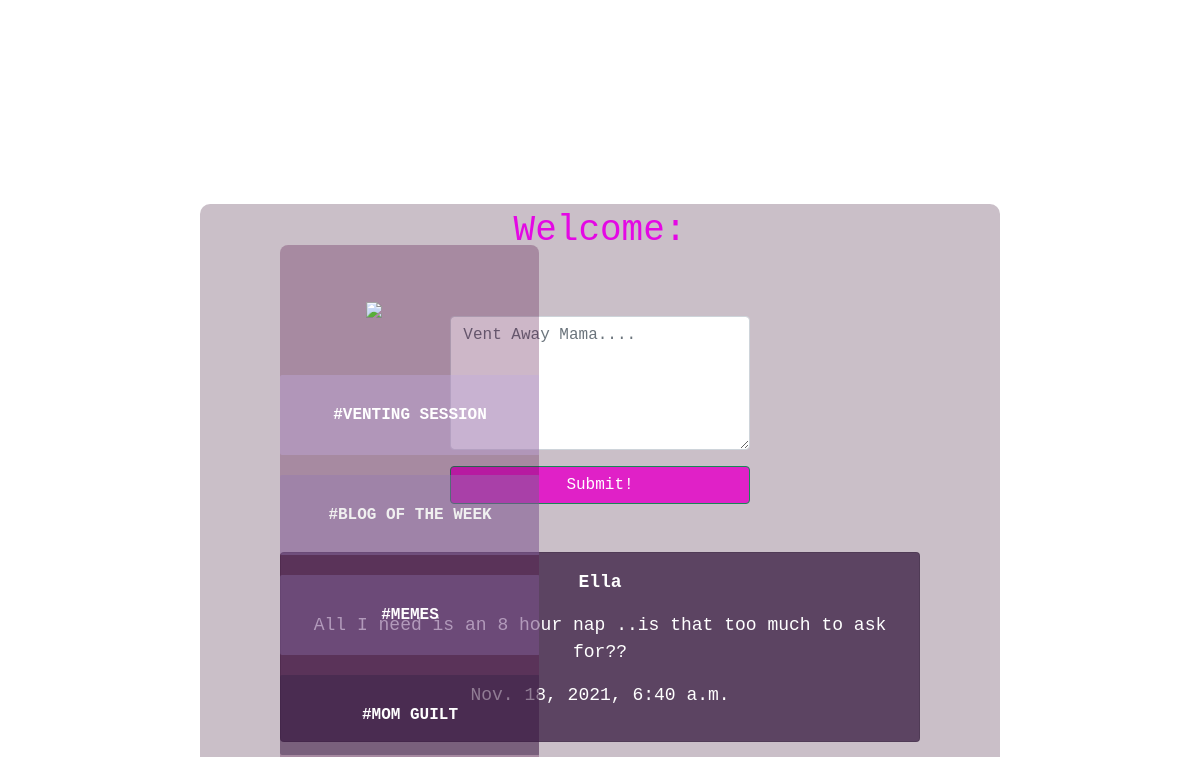
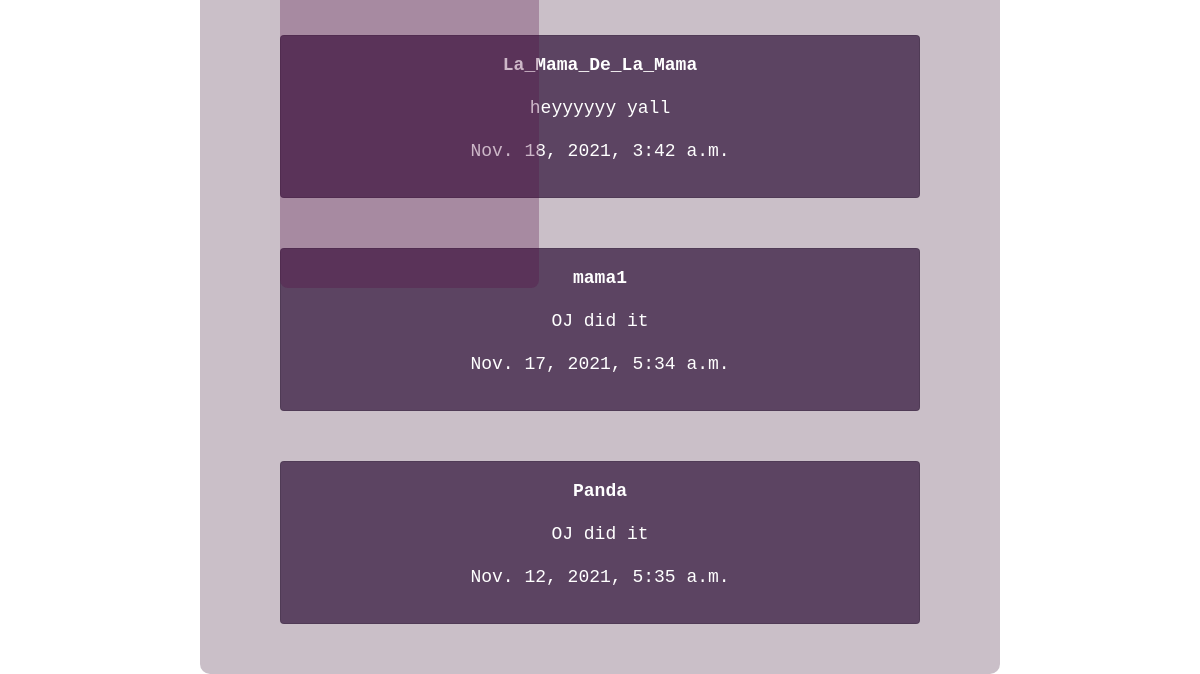
/posts/, run on an earlier commit of the app's database (2 pictures, top to bottom).
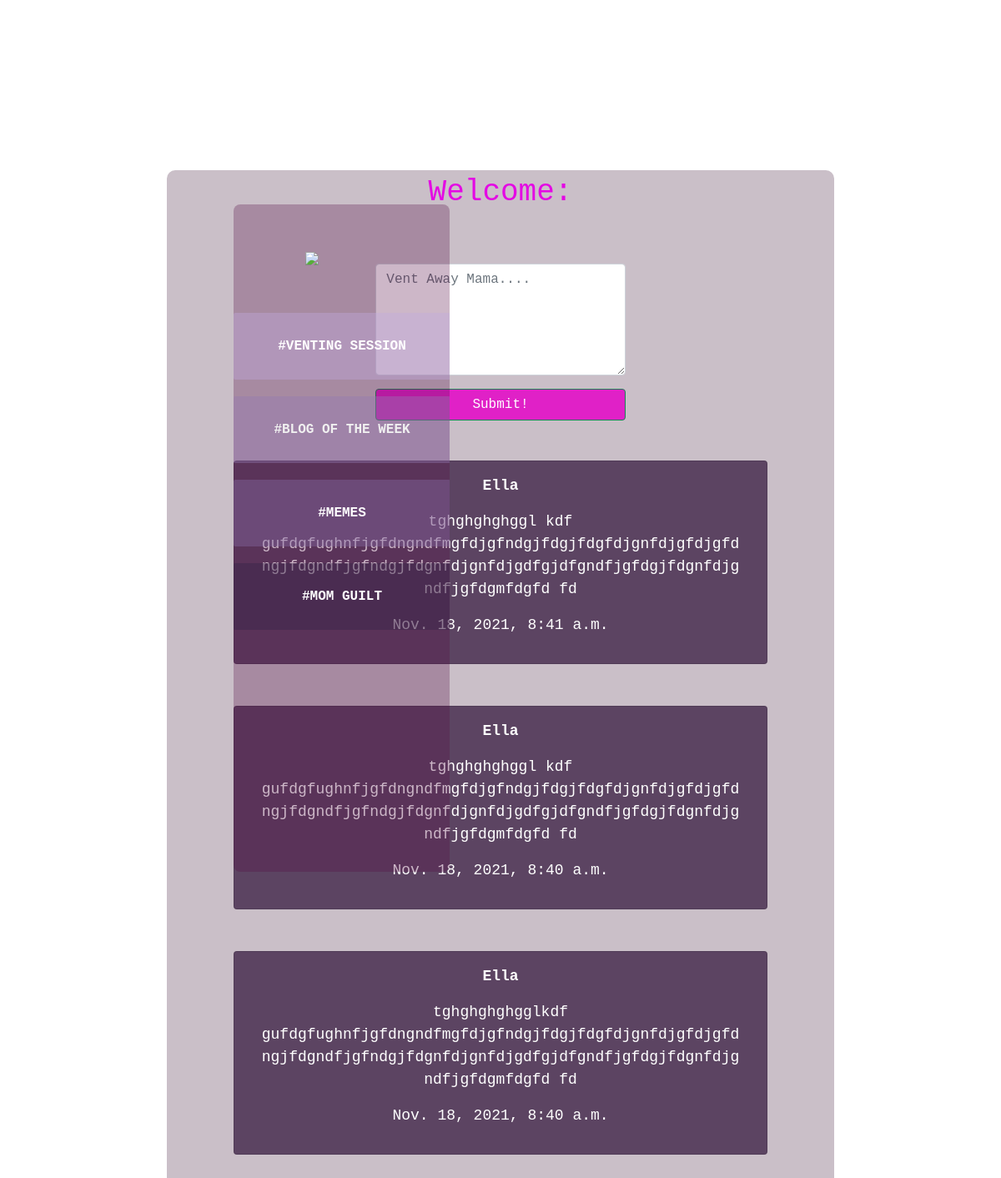
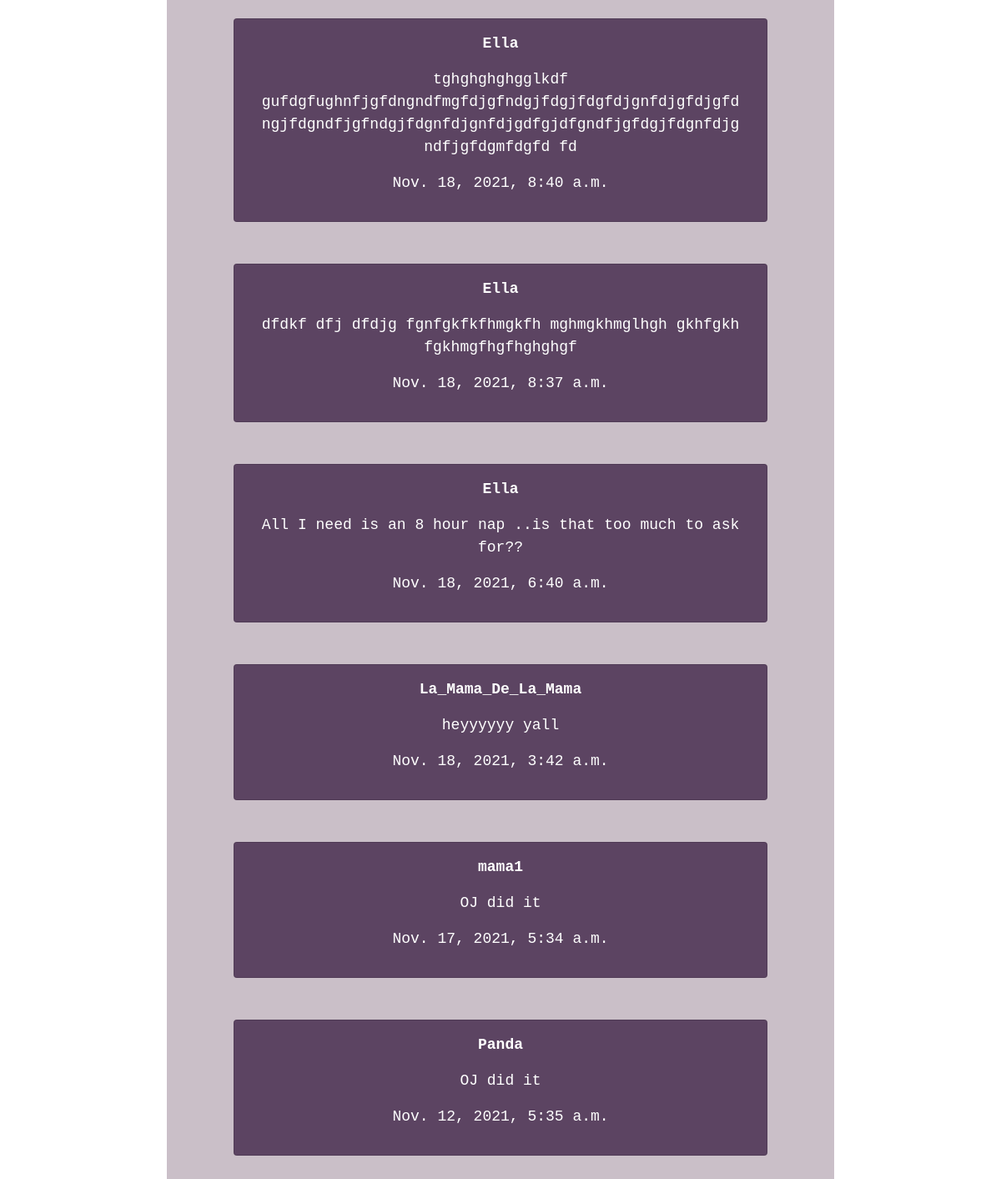
And on a later commit of the database (2 pictures, top to bottom).
### main_app/models.py (models this page shows)
class Post(models.Model):
    body = models.TextField()
    created_at = models.DateTimeField(auto_now_add=True)
    mama = models.ForeignKey(User, on_delete=models.CASCADE)

### main_app/views.py (the view, shortened to what this page needs)
# urls.py: path('posts/', views.PostList.as_view(), name="post_list"),
class PostList(TemplateView):
    def get(self, request, *args, **kwargs):
        posts = Post.objects.all().order_by('-created_at')
        form = PostForm()
        context = {
            'post_list': posts,
             'form': form,
        }
        return render(request, 'post_list.html', context)

### main_app/forms.py
class PostForm(forms.ModelForm):
    body = forms.CharField(
        label='',
        widget=forms.Textarea(attrs={
            'rows': '5',
            'placeholder': 'Vent Away Mama....'
            }))
    class Meta:
        model = Post
        fields = ['body']

### main_app/templates/post_list.html (shortened to what this page needs)
{% extends 'base.html' %}
{% load crispy_forms_tags %}
{% block content %}
{% include 'sidebar.html' %}
<body class="feed" style="background-image: url('https://imgur.com/Sz7NTZC.png');
background-position: center;
background-repeat: no-repeat;
background-size: cover;
padding-top: 100px;
background-attachment: fixed;
">
    <div class="container" style="background-color: rgba(49, 6, 39, 0.253);
    width: 50rem; align-items:center;border-radius: 10px;
   ">
   <div class="row justify-content-center mt-5" style="align-items: center;">
      <a style="color:rgb(228, 8, 228); font-size: 36px; text-align: center;font-family: 'Courier New', Courier, monospace;">Welcome: </a>
        <div class="row justify-content-center mt-3 mb-5" style="padding-top: 10px;">
            <div class="col-md-5 col-sm-12">
                <form method="POST" style="font-family: 'Courier New', Courier, monospace;
                ">
                    {{ form | crispy }}
                    <div class="d-grid gap-2">
                        <button class="btn btn-success mt-3" style="font-family: 'Courier New', Courier, monospace; background-color: rgb(224, 33, 199);">Submit!</button>
                    </div>
                </form>
            </div>
        </div>
        {% for post in post_list %}
        <div class="card" style="width: 40rem;  text-align: center; margin: 0 auto; float: none; margin-bottom: 50px;
        background-color: rgba(32, 1, 42, 0.644);
        position: sticky;
        font-family: 'Courier New', Courier, monospace;
        font-size: 18px;
        overflow-wrap:break-word;
        ">
            <div class="card-body" style="color: white">
                <p><strong>{{ post.mama }}</strong></p>
                <p>{{ post.body }}</p>
                <p>{{ post.created_at }}</p>
            </div>
          </div>
        {% endfor %}
    </div>
</body>
{% endblock content %}

What changed in the data, as far as the page shows it:
added Post: mama "Ella", body "tghghghghggl kdf gufdgfughnfjgfdngndfmgfdjgfndgjfdgjfdgfdjgnfdjgfdjgfdngjfdgndfjgfndgjfdgnfdjgnfdjgdfgjdfgndfjgfdgjfdgnfdjgndfjgfdgmfdgfd fd", created_at "Nov. 18, 2021, 8:41 a.m."
added Post: mama "Ella", body "tghghghghggl kdf gufdgfughnfjgfdngndfmgfdjgfndgjfdgjfdgfdjgnfdjgfdjgfdngjfdgndfjgfndgjfdgnfdjgnfdjgdfgjdfgndfjgfdgjfdgnfdjgndfjgfdgmfdgfd fd", created_at "Nov. 18, 2021, 8:40 a.m."
added Post: mama "Ella", body "tghghghghgglkdf gufdgfughnfjgfdngndfmgfdjgfndgjfdgjfdgfdjgnfdjgfdjgfdngjfdgndfjgfndgjfdgnfdjgnfdjgdfgjdfgndfjgfdgjfdgnfdjgndfjgfdgmfdgfd fd", created_at "Nov. 18, 2021, 8:40 a.m."
added Post: mama "Ella", body "tghghghghgglkdf gufdgfughnfjgfdngndfmgfdjgfndgjfdgjfdgfdjgnfdjgfdjgfdngjfdgndfjgfndgjfdgnfdjgnfdjgdfgjdfgndfjgfdgjfdgnfdjgndfjgfdgmfdgfd fd", created_at "Nov. 18, 2021, 8:40 a.m."
added Post: mama "Ella", body "dfdkf dfj dfdjg fgnfgkfkfhmgkfh mghmgkhmglhgh gkhfgkh fgkhmgfhgfhghghgf", created_at "Nov. 18, 2021, 8:37 a.m."
